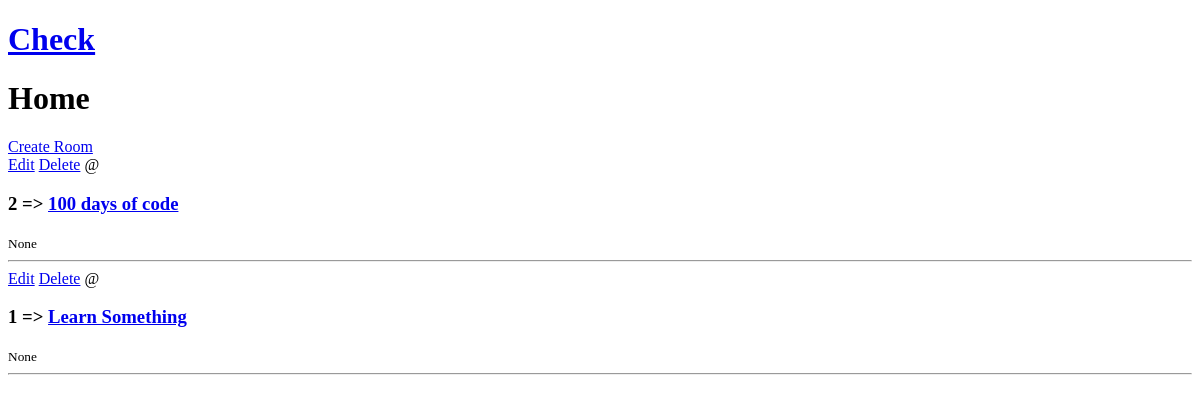
The app's page /, older data.
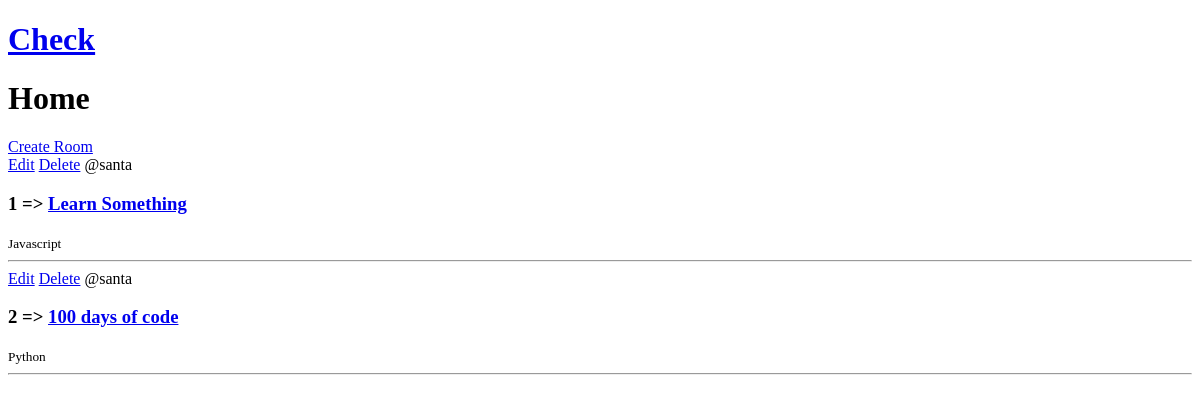
The same page, newer data.
### base/models.py (models this page shows, shortened)
class Room(models.Model):
    host = models.ForeignKey(User, on_delete = models.CASCADE, null = True)
    topic = models.ForeignKey(Topic, on_delete = models.SET_NULL, null = True)
    name = models.CharField(max_length = 200)
    description = models.TextField(null = True, blank = True)
    updated = models.DateTimeField(auto_now = True)
    created = models.DateTimeField(auto_now_add = True)
    class Meta:
        ordering = ['-updated', '-created']

class Topic(models.Model):
    name = models.CharField(max_length = 150)
    def __str__(self):
        return self.name

### base/views.py (the view)
# urls.py: path('', views.home, name = 'home'),
def home(request):
    rooms = Room.objects.all()
    return render(request,'base/home.html', {'rooms': rooms})

### base/templates/base/home.html (shortened to what this page needs)
<!DOCTYPE html>
<html lang="en">
<head>
</head>
<body>
    {% extends 'main.html' %}
    {% block content%}
    <h1>Home</h1>
    <div>
        <a href="{% url 'create-room' %}">Create Room</a>
        <div>
            {% for room in rooms %}
                <div>
                    <a href="{% url 'update-room' room.id %}">Edit</a>
                    <a href="{% url 'delete-room' room.id %}">Delete</a>
                    <span> @{{room.host.username}}</span>
                    <h3> {{room.id}} => <a href="{% url 'room' room.id %}">{{room.name}}</a> </h3>
                    <small>{{room.topic}}</small>
                    <hr />
                </div>
            {% endfor %}
        </div>
    </div>
    {% endblock content%}

Row changes from the older to the newer data that the page shows:
changed Room "Learn Something": host.username (not shown) → "santa"; topic "None" → "Javascript"; moves up the list
changed Room id 2: host.username (not shown) → "santa"; topic "None" → "Python"
